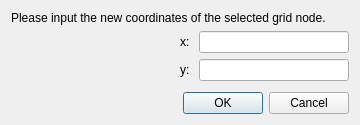
<?xml version="1.0" encoding="UTF-8"?>
<ui version="4.0">
 <class>PreProcessorGridShapeNewPositionDialog</class>
 <widget class="QDialog" name="PreProcessorGridShapeNewPositionDialog">
  <property name="geometry">
   <rect>
    <x>0</x>
    <y>0</y>
    <width>360</width>
    <height>125</height>
   </rect>
  </property>
  <property name="windowTitle">
   <string>Edit Grid Coordinates</string>
  </property>
  <layout class="QVBoxLayout" name="verticalLayout">
   <item>
    <widget class="QLabel" name="label">
     <property name="text">
      <string>Please input the new coordinates of the selected grid node.</string>
     </property>
    </widget>
   </item>
   <item>
    <layout class="QHBoxLayout" name="horizontalLayout">
     <item>
      <spacer name="horizontalSpacer">
       <property name="orientation">
        <enum>Qt::Horizontal</enum>
       </property>
       <property name="sizeHint" stdset="0">
        <size>
         <width>40</width>
         <height>20</height>
        </size>
       </property>
      </spacer>
     </item>
     <item>
      <layout class="QGridLayout" name="gridLayout">
       <item row="0" column="0">
        <widget class="QLabel" name="xlabel">
         <property name="text">
          <string>x: </string>
         </property>
        </widget>
       </item>
       <item row="0" column="1">
        <widget class="RealNumberEditWidget" name="x_edit"/>
       </item>
       <item row="1" column="0">
        <widget class="QLabel" name="ylabel">
         <property name="text">
          <string>y:</string>
         </property>
        </widget>
       </item>
       <item row="1" column="1">
        <widget class="RealNumberEditWidget" name="y_edit"/>
       </item>
      </layout>
     </item>
    </layout>
   </item>
   <item>
    <spacer name="verticalSpacer">
     <property name="orientation">
      <enum>Qt::Vertical</enum>
     </property>
     <property name="sizeHint" stdset="0">
      <size>
       <width>20</width>
       <height>4</height>
      </size>
     </property>
    </spacer>
   </item>
   <item>
    <widget class="QDialogButtonBox" name="buttonBox">
     <property name="orientation">
      <enum>Qt::Horizontal</enum>
     </property>
     <property name="standardButtons">
      <set>QDialogButtonBox::Cancel|QDialogButtonBox::Ok</set>
     </property>
    </widget>
   </item>
  </layout>
 </widget>
 <customwidgets>
  <customwidget>
   <class>RealNumberEditWidget</class>
   <extends>QLineEdit</extends>
   <header>guibase/realnumbereditwidget.h</header>
  </customwidget>
 </customwidgets>
 <resources/>
 <connections>
  <connection>
   <sender>buttonBox</sender>
   <signal>accepted()</signal>
   <receiver>PreProcessorGridShapeNewPositionDialog</receiver>
   <slot>accept()</slot>
   <hints>
    <hint type="sourcelabel">
     <x>248</x>
     <y>254</y>
    </hint>
    <hint type="destinationlabel">
     <x>157</x>
     <y>274</y>
    </hint>
   </hints>
  </connection>
  <connection>
   <sender>buttonBox</sender>
   <signal>rejected()</signal>
   <receiver>PreProcessorGridShapeNewPositionDialog</receiver>
   <slot>reject()</slot>
   <hints>
    <hint type="sourcelabel">
     <x>316</x>
     <y>260</y>
    </hint>
    <hint type="destinationlabel">
     <x>286</x>
     <y>274</y>
    </hint>
   </hints>
  </connection>
 </connections>
</ui>
